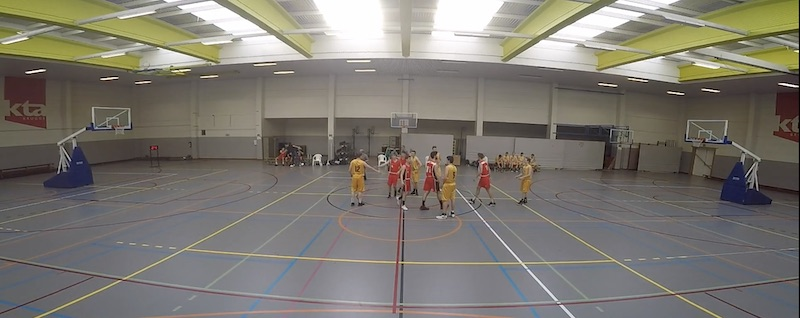
#> input picture 5_delimitarCampo_v2/testeInternet/imgInternet.png, 800 x 318 px
$ python homografiaInternet.py
#> lines starting #> are read from the running program, lines starting #| are printed output that depends on the picture; after the words box and inside, x2 and y2 are one past the last pixel; in counts of white or black regions, pixels touching at a corner belong together
import cv2
import numpy as np
import matplotlib.pyplot as plt

# Read source image.
img_src = cv2.imread('imgInternet.png')
#> img_src is the input picture: shape (318, 800, 3); mean B, G, R 112.9, 120.6, 124.5

# Four corners of the 3D court + mid-court circle point in source image
# Start top-left corner and go anti-clock wise + mid-court circle point
pts_src = np.array([
    [1, 258],  # left bottom - bottom corner
    [400, 308],  # middle bottom corner
    [798, 280],  # right bottom - bottom corner
    [798, 220],  # right bottom - top corner
    [612, 176],  # top right rorner
    [186, 168],  # top left corner
    [3, 201]  # left bottom - top corner
])


# cv2.fillPoly(img_src, [pts_src], 255)
cv2.polylines(img_src, [pts_src], isClosed=True, color=[255, 0, 0], thickness=2)
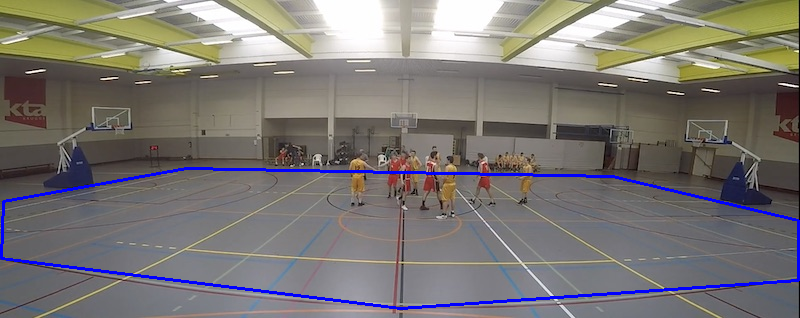
#> img_src: shape (318, 800, 3); 2% of pixels changed, all inside (x1, y1, x2, y2) = (0, 167, 800, 310)

plt.imshow(img_src)
plt.title('Original')
plt.show()


# Read destination image.
img_dst = cv2.imread('imgInternetCourt2D.png')
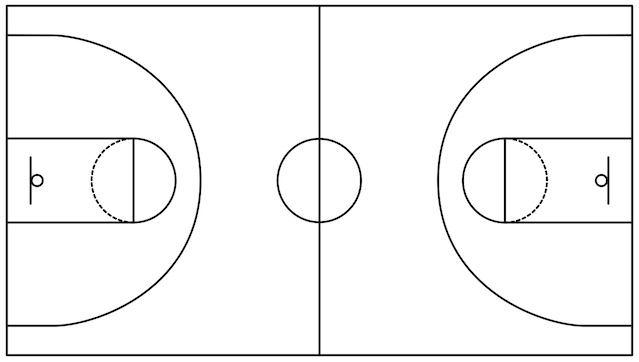
#> input picture 5_delimitarCampo_v2/testeInternet/imgInternetCourt2D.png, 639 x 362 px
#> img_dst is the input picture: shape (362, 639, 3); min 0, max 255, mean 245.1

# Four corners of the court + mid-court circle point in destination image
# Start top-left corner and go anti-clock wise + mid-court circle point
pts_dst = np.array([
    [43, 355],  # left bottom - bottom corner
    [317, 351],  # middle bottom corner
    [563, 351],  # right bottom - bottom corner
    [629, 293],  # right bottom - top corner
    [628, 3],  # top right rorner
    [8, 4],  # top left corner
    [2, 299]  # left bottom - top corner
])

cv2.fillPoly(img_dst, [pts_dst], 255)
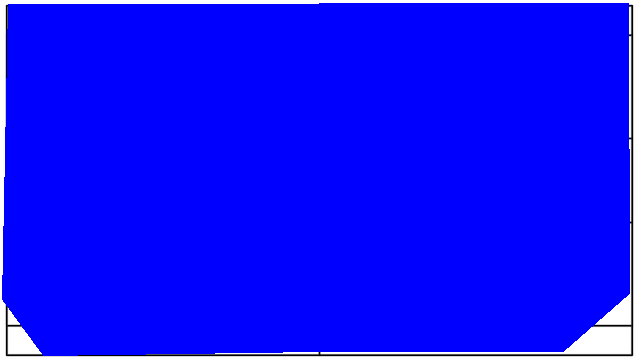
#> img_dst: shape (362, 639, 3); mean B, G, R 252.7, 15.3, 15.3

plt.figure()
plt.imshow(img_dst)
plt.show()

# Calculate Homography
h, status = cv2.findHomography(pts_src, pts_dst)

# Warp source image to destination based on homography
img_src2 = cv2.imread('imgInternet.png')
img_out = cv2.warpPerspective(img_src2, h, (img_dst.shape[1], img_dst.shape[0]))
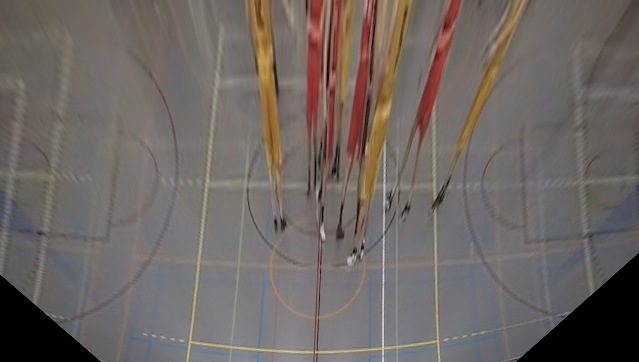
#> img_out: shape (362, 639, 3); mean B, G, R 99.1, 102.7, 110
cv2.imshow("Warped", img_out)
cv2.waitKey(0)

cv2.imwrite("middleViewResult.jpg", img_out)
